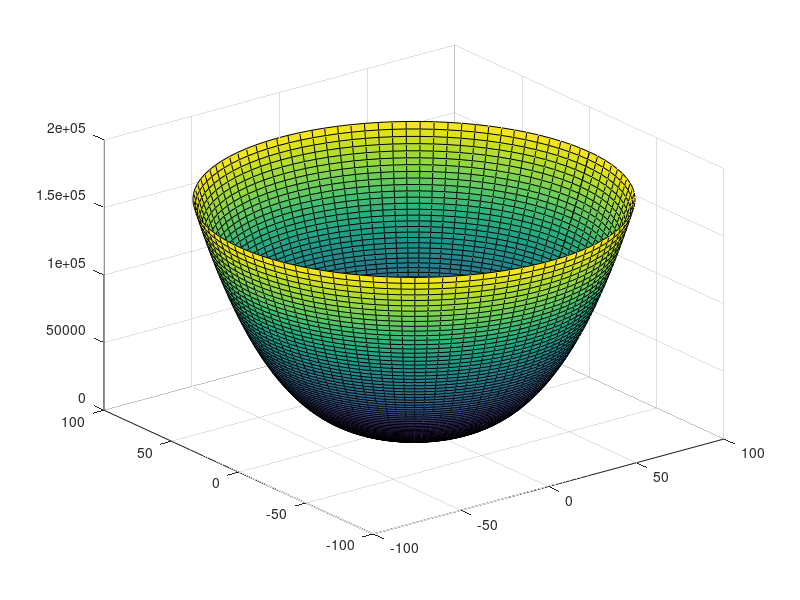

This chart was generated by the following MATLAB code:
M = 100 ; N = 100 ;
r = linspace(0,100,M) ; 
t = linspace(0,2*pi,N) ;

[R,T] = meshgrid(r,t) ;
X = R.*cos(T) ;
Y = R.*sin(T) ;
Z = R.^3/6 ;

surf(X,Y,Z) ;